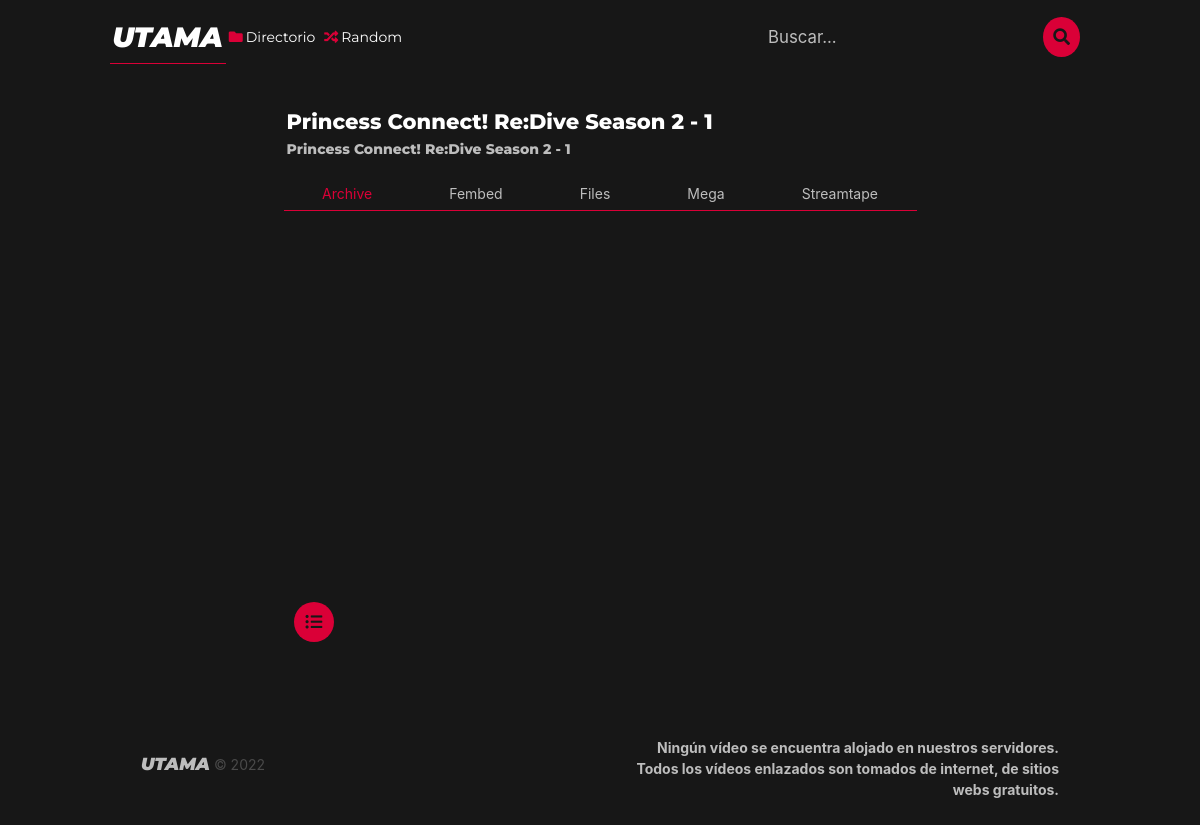
Page /ver/15/princess-connect-re-dive-season-2 on the committed database.
### animefly/utama/models.py (models this page shows, shortened)
class Episode(models.Model):
    id = models.AutoField(primary_key=True)
    anime = models.ForeignKey(Anime, on_delete=models.CASCADE)
    episode = models.IntegerField()
    is_premiere = models.BooleanField(default=False)
    fansub = models.CharField(max_length=100, blank=True)
    fsLink = models.CharField(max_length=100, blank=True)
    ThumbnailFilename = models.UUIDField(default=uuid4, editable=False, unique=True, blank=False)
    Thumbnail = models.ImageField(upload_to=UploadToPathAndRename('media/thumbnail'), blank=False)

class Anime(models.Model):
    id = models.AutoField(primary_key=True)
    title = models.CharField(max_length=100)
    titleEn = models.CharField(max_length=100)
    titleEs = models.CharField(max_length=100)
    slug = AutoSlugField(populate_from='title', unique=True, editable=False)
    description = models.TextField()
    tipo = models.CharField(max_length=50)
    status = models.CharField(max_length=50)
    release = models.DateTimeField()
    rating = models.CharField(max_length=50)
    genres = models.ManyToManyField('Genres', through='AnimeGenres')
    coverFilename = models.UUIDField(default=uuid4, editable=False, unique=True)
    cover = models.ImageField(upload_to=UploadToPathAndRename('media/cover'))
    backgroundFilename = models.UUIDField(default=uuid4, editable=False, unique=True)
    background = models.ImageField(upload_to=UploadToPathAndRename('media/background'))
    renderFilename = models.UUIDField(default=uuid4, editable=False, unique=True)
    render = models.ImageField(upload_to=UploadToPathAndRename('media/render'))

class AnimeEpisode(models.Model):
    id = models.AutoField(primary_key=True)
    anime = models.ForeignKey(Anime, on_delete=models.CASCADE)
    episode = ChainedForeignKey(Episode, chained_field="anime", chained_model_field="anime", show_all=False, auto_choose=True, sort=True)
    server = models.CharField(max_length=100, default='')
    link = models.CharField(max_length=255 , default='')

### animefly/utama/views.py (the view)
# urls.py: path('ver/<int:id>/<str:nombre>', views.ver, name='ver'),
def ver(request, id, nombre=None):
    episode = Episode.objects.get(id=id)
    anime_episode = AnimeEpisode.objects.filter(episode_id=id).order_by('server')
    prev = Episode.objects.filter(anime__id=episode.anime_id).filter(id__lt=episode.id).order_by('-id')[0:1]
    sig = Episode.objects.filter(anime__id=episode.anime_id).filter(id__gt=episode.id).order_by('id')[0:1]
    return render(request, 'utama/ver.html', {'episode': episode, 'servers': anime_episode, 'prev': prev, 'sig': sig})

### templates/utama/ver.html (shortened to what this page needs)
{% extends 'utama/layout.html' %}
{% block content %}
<section class="section">
    <div class="container">
        <div class="columns is-centered">
            <div class="column is-8">
                <div class="name-container block" style="display: inline-flex;width: 100%;flex-wrap: nowrap;justify-content: space-between; align-items: center;">
                    <div class="name-container-names" style="display: flex; flex-direction: column;">
                        <h1 class="subtitle is-4 has-text-left" style="font-style:normal; font-weight:800; padding: 3px; font-family: Montserrat; font-style: normal; color: var(--main-text-color-hover); margin-bottom: 0;">
                            {{episode.anime.title}} - {{episode.episode}}
                        </h1>
                        <h2 class="subtitle is-6 has-text-left block" style="font-style:normal; font-weight:800; padding: 3px; font-family: Montserrat; font-style: normal; color: var(--main-text-color);">
                            {{episode.anime.titleEn}} - {{episode.episode}}
                        </h2>
                    </div>
                </div>
                <div id="tabs-with-content" class="close">
                    <div class="tabs" >
                      <ul>
                        {% for server in servers %}
                            <li>
                                <a  id="tab" onclick="getServerlink({{ episode.id }}, '{{ server.server }}')">{{ server.server}}</a>
                            </li>
                        {% endfor %}
                      </ul>
                    </div>
                    <div>
                        <section  class="tab-content block videoWrapper" style="padding: 0; position: relative; padding-bottom: 56.25%;  padding-top: 25px; height: 0;">
                            <iframe id="framez"  class="iframeWrapper iframe" width="640"  src="{{servers.0.link}}" allowfullscreen webkitallowfullscreen scrolling="no" frameborder="0"></iframe>
                        </section>
                    </div>
                    <div style="display: inline-flex; align-items: center; justify-content: space-between; flex-direction: row; width: 100%;" class="my-3">
                        <div class="left-container is-4" style="display: flex; flex-direction: row; align-items: center;">
                            <div style="display:flex;" class="mx-3">
                                <a href="{% url 'anime' id=episode.anime_id nombre=episode.anime.slug %}" class="ver-anime-btn icon" style="color: var(--main-bg-color);">
                                    <span class="icon">
                                        <i class="fas fa-list-ul"></i>
                                    </span>
                                </a>
                            </div>
                        </div>
                    </div>
                </div>
            </div>
          </div>
    </div>
</section>
{% endblock %}

### static/utama/css/style.css (style rules this page uses)
:root { --main-bg-color:#171717; --seondary-bg-color:#444444; --main-text-color: #bdbdbd; --main-text-color-hover: #FFF; --main-primary-color: #da0037; }
html { background-color: var(--main-bg-color); color: var(--main-text-color); font-family: 'Roboto', sans-serif; font-size: 14px; line-height: 1.5; margin: 0; padding: 0; }
.tabs>ul { justify-content: space-around; }
.tabs ul { border-bottom: 1px solid var(--main-primary-color); }
#tabs-with-content .tabs:not(:last-child) { margin-bottom: 0; }
#tabs-with-content .tab-content { padding: 1rem; display: none; }
#tabs-with-content .tab-content.is-active { display: block; }
.ver-anime-btn { background-color: var(--main-primary-color); border: none; border-radius: 50%; color: var(--main-bg-color); cursor: pointer; font-size: 1.2em; height: 40px; width: 40px; }
.videoWrapper { position: relative; padding-bottom: 56.25%; padding-top: 25px; height: 0; }
.iframeWrapper { position: absolute; top: 0; left: 0; width: 100%; height: 100%; }

### rows in the picture
Episode: anime "Princess Connect! Re:Dive Season 2", episode "1", anime.titleEn "Princess Connect! Re:Dive Season 2"
AnimeEpisode: server "Archive"
AnimeEpisode: server "Fembed"
AnimeEpisode: server "Files"
AnimeEpisode: server "Mega"
AnimeEpisode: server "Streamtape"
